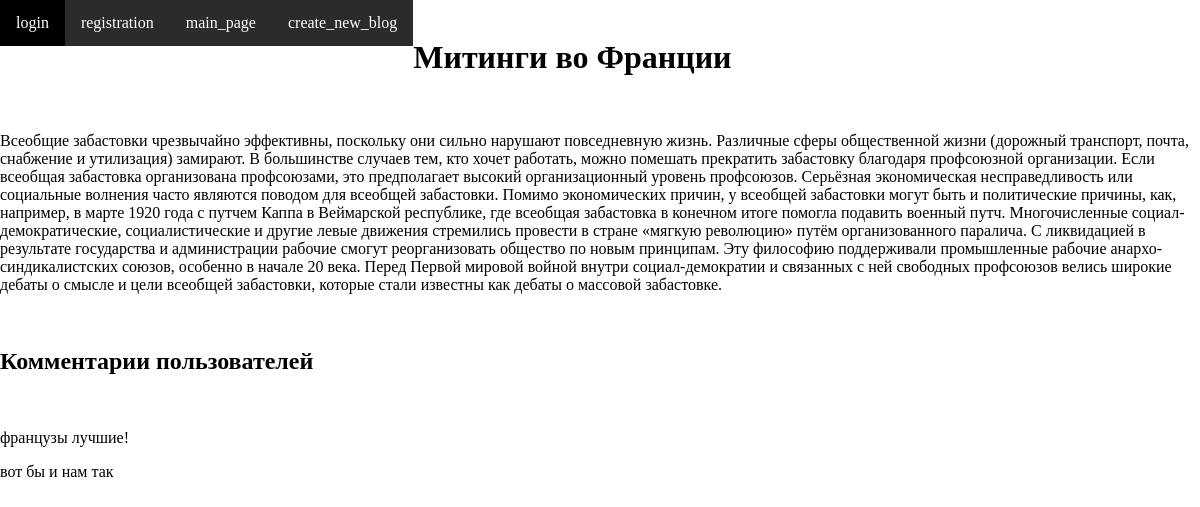
Page /details3/ on the committed database.
### myappArticles/models.py (models this page shows, shortened)
class Topic(models.Model):
    title = models.CharField(max_length = 255)
    description = models.TextField()
    userModels = models.ManyToManyField(UserModel)
    Articles = models.ManyToManyField(Article)
    class Meta:
        verbose_name = 'Тема'
        verbose_name_plural = 'Темы'

class Comment(models.Model):
    created_at = models.DateTimeField(auto_now_add = True)
    message = models.TextField()
    article = models.ForeignKey('Topic', on_delete = models.CASCADE, related_name = 'comment')
    autor = models.ForeignKey(UserModel, on_delete = models.CASCADE, related_name = 'comment')
    class Meta:
        verbose_name = 'Комментарий'
        verbose_name_plural = 'Комментарии'

### myappAccount/views.py (the view)
# urls.py: path('details<int:topic_id>/', details, name='details'),
def details(request, topic_id):
    dets = Topic.objects.get(id = topic_id)
    comments = Comment.objects.filter(article=topic_id)
    context = {
        'dets':dets,
        'menu': menu,
        'comments':comments
    }
    return render(request, 'myappAccount/details.html', context=context)

### myappAccount/templates/myappAccount/details.html (shortened to what this page needs)
{%extends 'myappAccount/base.html'%}
{%block content%}
<br><h1>{{dets.title}}</h1></br>
<p>{{dets.description}}</p>
{%if comments%}
    <br><h2>Комментарии пользователей</h2></br>
    {%for comment in comments%}
        <p>{{comment.message}}</p>
    {%endfor%}
{%endif%}
{%endblock%}

### myappAccount/static/myappAccount/css/style.css (style rules this page uses)
html, body { margin:0; padding:0; }

### rows in the picture
Topic: title "Митинги во Франции", description "Всеобщие забастовки чрезвычайно эффективны, поскольку они сильно нарушают повседневную жизнь. Различные сферы общественной жизни (дорожный транспорт, почта, снабжение и утилизация) замирают. В большинстве случаев тем, кто хочет работать, можно помешать прекратить забастовку благодаря профсоюзной организации. Если всеобщая забастовка организована профсоюзами, это предполагает высокий организационный уровень профсоюзов. Серьёзная экономическая несправедливость или социальные волнения часто являются поводом для всеобщей забастовки. Помимо экономических причин, у всеобщей забастовки могут быть и политические причины, как, например, в марте 1920 года с путчем Каппа в Веймарской республике, где…"
Comment: message "французы лучшие!"
Comment: message "вот бы и нам так"

### other values in the picture
{{ elem.title }} "login" "registration" "main_page" "create_new_blog"
